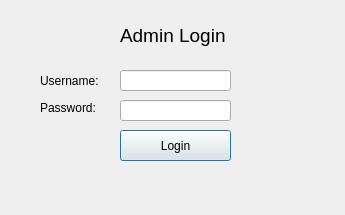
<?xml version="1.0" encoding="UTF-8"?>
<ui version="4.0">
 <class>Login</class>
 <widget class="QDialog" name="Login">
  <property name="geometry">
   <rect>
    <x>0</x>
    <y>0</y>
    <width>345</width>
    <height>215</height>
   </rect>
  </property>
  <property name="windowTitle">
   <string>Dialog</string>
  </property>
  <widget class="QLabel" name="passwordLabel">
   <property name="geometry">
    <rect>
     <x>40</x>
     <y>100</y>
     <width>61</width>
     <height>16</height>
    </rect>
   </property>
   <property name="text">
    <string>Password:</string>
   </property>
  </widget>
  <widget class="QLabel" name="titleLabel">
   <property name="geometry">
    <rect>
     <x>120</x>
     <y>10</y>
     <width>111</width>
     <height>51</height>
    </rect>
   </property>
   <property name="font">
    <font>
     <pointsize>14</pointsize>
    </font>
   </property>
   <property name="text">
    <string>Admin Login</string>
   </property>
  </widget>
  <widget class="QPushButton" name="loginButton">
   <property name="geometry">
    <rect>
     <x>120</x>
     <y>130</y>
     <width>111</width>
     <height>31</height>
    </rect>
   </property>
   <property name="text">
    <string>Login</string>
   </property>
  </widget>
  <widget class="QLineEdit" name="usernameEntry">
   <property name="geometry">
    <rect>
     <x>120</x>
     <y>70</y>
     <width>111</width>
     <height>21</height>
    </rect>
   </property>
  </widget>
  <widget class="QLabel" name="usernameLabel">
   <property name="geometry">
    <rect>
     <x>40</x>
     <y>70</y>
     <width>71</width>
     <height>21</height>
    </rect>
   </property>
   <property name="text">
    <string>Username:</string>
   </property>
  </widget>
  <widget class="QLineEdit" name="passwordEntry">
   <property name="geometry">
    <rect>
     <x>120</x>
     <y>100</y>
     <width>111</width>
     <height>21</height>
    </rect>
   </property>
   <property name="font">
    <font>
     <pointsize>12</pointsize>
    </font>
   </property>
   <property name="echoMode">
    <enum>QLineEdit::Password</enum>
   </property>
  </widget>
 </widget>
 <resources/>
 <connections/>
</ui>
